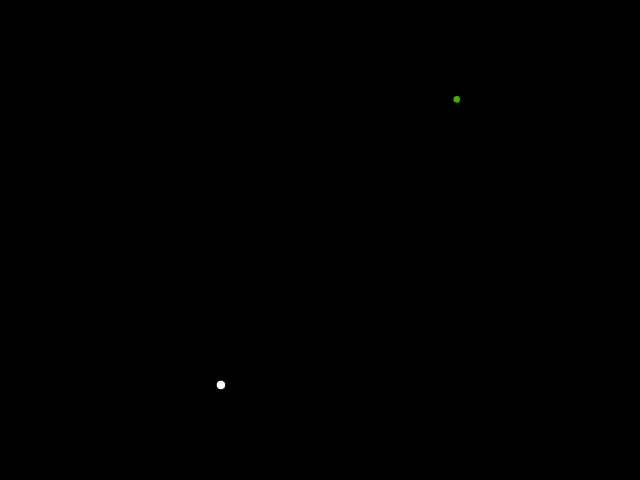
Frame 1 (no input)
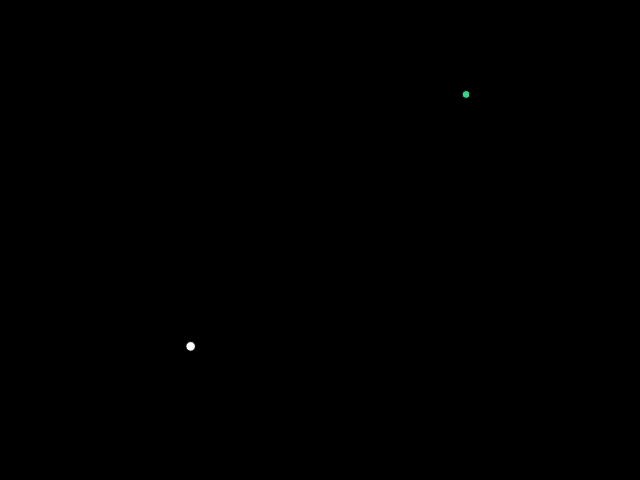
Frame 60 (no input)
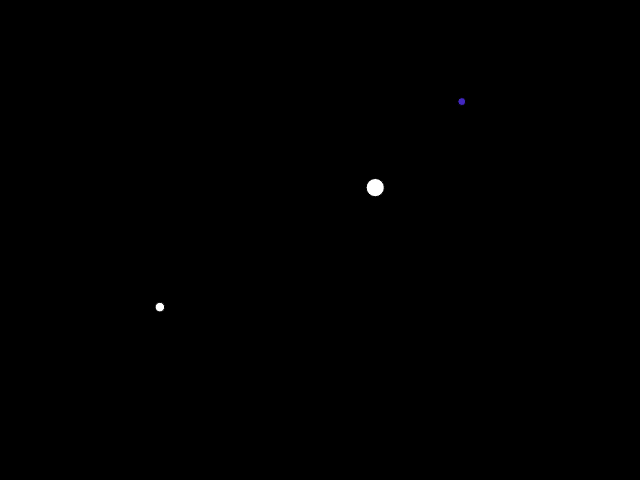
Frame 120 (the mouse pressed at the canvas centre since frame 60)

The p5.js sketch that drew these frames (run headless with seeded random() and noise() and a simulated clock; from frame 60 on, the mouse is pressed at the canvas centre):

// p5.js sketch
// ── sketch.js
var twinkles = [];
var balls = [];
var ball;
function setup() {
	createCanvas(640, 480);
  //트윙클
  twinkles.push(new Twinkle(random(width), random(height)));
	balls.push(new Ball(random(width), random(height)));
}function draw() {
	background(0);
  	for(var i = 0; i<twinkles.length; i++){
		twinkles[i].move();
		twinkles[i].display();
	}
	if (twinkles.length > 1)
	{
		}


	for(var i = 0; i<balls.length; i++){
		for (var j =0; j < balls.length; j++){
			if(i !=j){
				balls[i].connect(balls[j]);
			}
		}
		balls[i].move();
		balls[i].display();
	}
}function keyPressed(){
	twinkles.push(new Twinkle(mouseX, mouseY));
}function Twinkle(x,y){
	this.x = x;
	this.y = y;
	this.d = random(1,10);
	this.speed = 1;
		this.move = function(){
		this.x += random(-this.speed,+this.speed);
		this.y += random(-this.speed,+this.speed);

	};
	this.display = function() {
		fill (random(100),random(216),random(225));
		ellipse(this.x, this.y, this.d, this.d);
	};
}function mousePressed(){
	//ball = new Ball(mouseX, mouseY);
	balls.push(new Ball(mouseX, mouseY));
}//When mouse drag
function mouseDragged(){
	//ball = new Ball(mouseX, mouseY);
	balls.push(new Ball(mouseX, mouseY));
}//Ball Class
class Ball {
	constructor(x, y){
		this.x = x;
		this.y = y;
		this.d = random(1, 30);
		this.speedx = random(-1, 1);
		this.speedy = random(-1, 1);
	}
	move(){
		this.x += this.speedx;
		this.y += this.speedy;
    }
	display(){
		fill(255);
		stroke(0);
		ellipse(this.x, this.y, this.d, this.d);
	}
	connect(other){

		if(dist(this.x, this.y, other.x, other.y) < 100) {
			stroke(255);
			beginShape()
			vertex(this.x, this.y);
			vertex(other.x, other.y);
			endShape();
		}
	}
}
